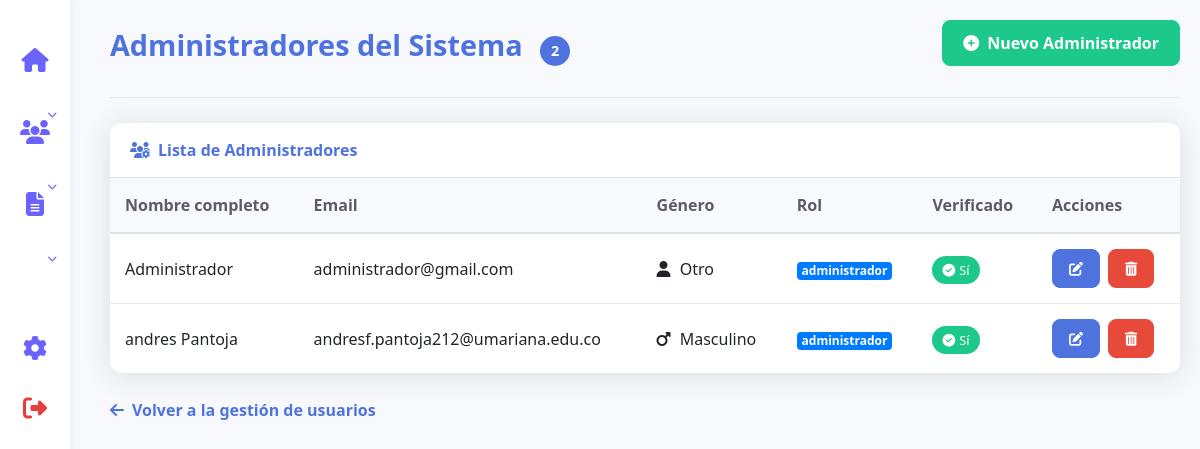
The app's page /panel_admin/admins.php (signed in) with its own data.
### tables this page shows
CREATE TABLE `usuarios` (
  `id` int NOT NULL AUTO_INCREMENT,
  `nombre_completo` varchar(100) NOT NULL,
  `email` varchar(100) NOT NULL,
  `password` varchar(255) NOT NULL,
  `fecha_registro` datetime DEFAULT CURRENT_TIMESTAMP,
  `token_verificacion` varchar(100) DEFAULT NULL,
  `verificado` tinyint(1) DEFAULT '0',
  `token_reset` varchar(100) DEFAULT NULL,
  `token_expira` datetime DEFAULT NULL,
  `genero` varchar(50) DEFAULT NULL,
  `rol` varchar(20) DEFAULT 'usuario',
  `require_reset_pass` tinyint(1) DEFAULT '1',
  `foto_perfil` longblob,
  PRIMARY KEY (`id`),
  UNIQUE KEY `email` (`email`)
);

### panel_admin/admins.php (the view, shortened to what this page needs)
<?php
include '../db.php';
$stmt = $pdo->prepare("SELECT * FROM usuarios WHERE rol = 'administrador'");
$stmt->execute();
$usuarios = $stmt->fetchAll();
?>
<!DOCTYPE html>
<html lang="es">
<head>
    <link href="https://stackpath.bootstrapcdn.com/bootstrap/4.5.2/css/bootstrap.min.css" rel="stylesheet">
    <link rel="stylesheet" href="https://cdnjs.cloudflare.com/ajax/libs/font-awesome/6.4.2/css/all.min.css">
    <link rel="stylesheet" href="stylesadmin.css?v=1">
</head>
<body>
    <?php include 'panel_sidebar.php'; ?>
    <div class="admin-container">
        <div class="page-header">
            <h1 class="page-title">Administradores del Sistema <span class="admin-count"><?php echo count($usuarios); ?></span></h1>
            <button class="btn btn-success mb-3" data-toggle="modal" data-target="#addAdminModal">
                <i class="fas fa-plus-circle mr-2"></i>Nuevo Administrador
            </button>
        </div>
        <div class="card">
            <div class="card-header">
                <i class="fas fa-users-cog mr-2"></i>Lista de Administradores
            </div>
            <div class="table-container">
                <table class="table table-hover">
                    <thead>
                        <tr>
                            <th>Nombre completo</th>
                            <th>Email</th>
                            <th>Género</th>
                            <th>Rol</th>
                            <th>Verificado</th>
                            <th>Acciones</th>
                        </tr>
                    </thead>
                    <tbody>
                        <?php foreach ($usuarios as $usuario): ?>
                            <tr>
                                <td><?= htmlspecialchars($usuario['nombre_completo']); ?></td>
                                <td><?= htmlspecialchars($usuario['email']); ?></td>
                                <td>
                                    <?php
                                    $icon = 'fa-user';
                                    if ($usuario['genero'] === 'Masculino') $icon = 'fa-mars';
                                    ?>
                                    <i class="fas <?= $icon; ?> gender-icon"></i>
                                    <?= htmlspecialchars($usuario['genero'] ?? 'No definido'); ?>
                                </td>
                                <td>
                                    <span class="badge badge-primary"><?= htmlspecialchars($usuario['rol']); ?></span>
                                </td>
                                <td>
                                    <?php if ($usuario['verificado']): ?>
                                        <span class="badge-verified"><i class="fas fa-check-circle mr-1"></i>Sí</span>
                                    <?php else: ?>
                                        <span class="badge-not-verified"><i class="fas fa-times-circle mr-1"></i>No</span>
                                    <?php endif; ?>
                                </td>
                                <td>
                                    <div class="action-buttons">
                                        <button class="btn btn-primary btn-sm btn-edit" data-usuario='<?= json_encode($usuario, JSON_HEX_APOS); ?>'>
                                            <i class="fas fa-edit"></i>
                                        </button>
                                        <button class="btn btn-danger btn-sm eliminar-btn" data-id="<?= $usuario['id']; ?>">
                                            <i class="fas fa-trash-alt"></i>
                                        </button>
                                    </div>
                                </td>
                            </tr>
                        <?php endforeach; ?>
                    </tbody>
                </table>
            </div>
        </div>
        <a href="users.php" class="back-link">
            <i class="fas fa-arrow-left"></i>Volver a la gestión de usuarios
        </a>
    </div>
</body>
</html>

### panel_admin/panel_sidebar.php (shortened to what this page needs)
<?php
$basePath = '';
?>
<div class="sidebar">
    <a href="<?= $basePath ?>admin_dashboard.php" class="icon-btn <?= basename($_SERVER['PHP_SELF']) === 'admin_dashboard.php' ? 'active' : '' ?>" title="Dashboard">
        <i class="fas fa-home"></i>
    </a>
    <button type="button" class="icon-btn" id="listarBtn" title="Usuarios y Administradores" aria-expanded="false" aria-controls="listarDropdown">
        <i class="fas fa-users"></i>
        <i class="fas fa-chevron-down arrow-icon"></i>
    </button>
    <button type="button" class="icon-btn" id="publicacionesBtn" title="Gestión de Publicaciones" aria-expanded="false" aria-controls="publicacionesDropdown">
        <i class="fas fa-file-alt"></i>
        <i class="fas fa-chevron-down arrow-icon"></i>
    </button>
    <a href="<?= $basePath ?>foros/gestionar_foros.php" class="icon-btn <?= basename($_SERVER['PHP_SELF']) === 'gestionar_foros.php' ? 'active' : '' ?>" title="Gestionar Foros">
        <i class="fas fa-chevron-down arrow-icon"></i>
    </a>
    <a href="<?= $basePath ?>ajustes.php" class="icon-btn <?= basename($_SERVER['PHP_SELF']) === 'ajustes.php' ? 'active' : '' ?>" title="Configuración">
        <i class="fas fa-cog"></i>
    </a>
    <form action="<?= $basePath ?>../logout.php" method="POST" style="width:100%; display: flex; justify-content: center;">
        <button type="submit" class="icon-btn logout-btn" title="Cerrar sesión">
            <i class="fas fa-sign-out-alt"></i>
        </button>
    </form>
</div>

### panel_admin/stylesadmin.css (style rules this page uses)
:root { --primary:#4e73df; --secondary:#6f42c1; --success:#1cc88a; --info:#36b9cc; --warning:#f6c23e; --danger:#e74a3b; --light:#f8f9fc; --text:#5a5c69; --shadow:0 0.15rem 1.75rem 0 rgba(58,59,69,.15); }
html,body { background-color:var(--light); color:var(--text); font-family:'Segoe UI',Tahoma,Geneva,Verdana,sans-serif; }
.main-content, .admin-container { margin-left:90px; padding:20px; transition:all .3s; }
.page-header { display:flex; justify-content:space-between; align-items:center; margin-bottom:25px; padding-bottom:15px; border-bottom:1px solid #e3e6f0; }
.page-title { color:var(--primary); font-weight:700; font-size:1.8rem; }
.users-count, .admin-count { background-color:var(--primary); color:#fff; border-radius:50%; width:30px;height:30px; display:inline-flex;align-items:center;justify-content:center; margin-left:10px; font-size:.9rem; }
.btn-primary { background-color:var(--primary); border-color:var(--primary); border-radius:8px; padding:8px 16px; font-weight:600; transition:all .3s; }
.btn-success { background-color:var(--success); border-color:var(--success); border-radius:8px; padding:10px 20px; font-weight:600; transition:all .3s; }
.btn-danger { background-color:var(--danger); border-color:var(--danger); border-radius:8px; padding:8px 16px; font-weight:600; transition:all .3s; }
.card { border:none; border-radius:12px; box-shadow:var(--shadow); margin-bottom:25px; }
.card-header { background-color:#fff; border-bottom:1px solid #e3e6f0; padding:15px 20px; font-weight:700; color:var(--primary); border-radius:12px 12px 0 0 !important; }
.table-container { overflow-x:auto; border-radius:0 0 12px 12px; }
.table { margin-bottom:0; width:100%; }
.table th { border-top:none; font-weight:700; color:var(--text); background-color:#f8f9fc; padding:15px; }
.table td { padding:15px; vertical-align:middle; border-color:#e3e6f0; }
.table tr { transition:background-color .2s; }
.badge-verified { background-color:var(--success); color:#fff; padding:5px 10px; border-radius:20px; font-size:.8rem; }
.action-buttons { display:flex; gap:8px; }
.back-link { color:var(--primary);font-weight:600;text-decoration:none;display:inline-flex;align-items:center;transition:all .3s; }
.back-link i { margin-right:8px; }
.gender-icon { margin-right:5px; }

### panel_admin/panel_sidebar.php (style rules this page uses)
.sidebar { width: 70px; background: #fff; min-height: 100vh; box-shadow: 2px 0 8px rgba(0, 0, 0, 0.05); display: flex; flex-direction: column; align-items: center; padding: 24px 0; position: fixed; left: 0; top: 0; z-index: 100; }
.sidebar .icon-btn { width: 48px; height: 48px; margin: 12px auto; display: flex; align-items: center; justify-content: center; border-radius: 12px; background: none; border: none; transition: background 0.2s; font-size: 1.5rem; color: #6c63ff; position: relative; cursor: pointer; text-decoration: none; }
.sidebar .logout-btn { margin-top: auto; color: #e53e3e; }
.arrow-icon { position: absolute; top: 2px; right: 2px; font-size: 0.6rem; transition: transform 0.3s ease; }

### records on screen
usuarios: nombre_completo "Administrador", email "administrador@gmail.com", genero "Otro", rol "administrador", verificado 1 (drawn)
usuarios: nombre_completo "andres Pantoja", email "andresf.pantoja212@umariana.edu.co", genero "Masculino", rol "administrador", verificado 1 (drawn)

### other values on screen
count($usuarios) "2"
